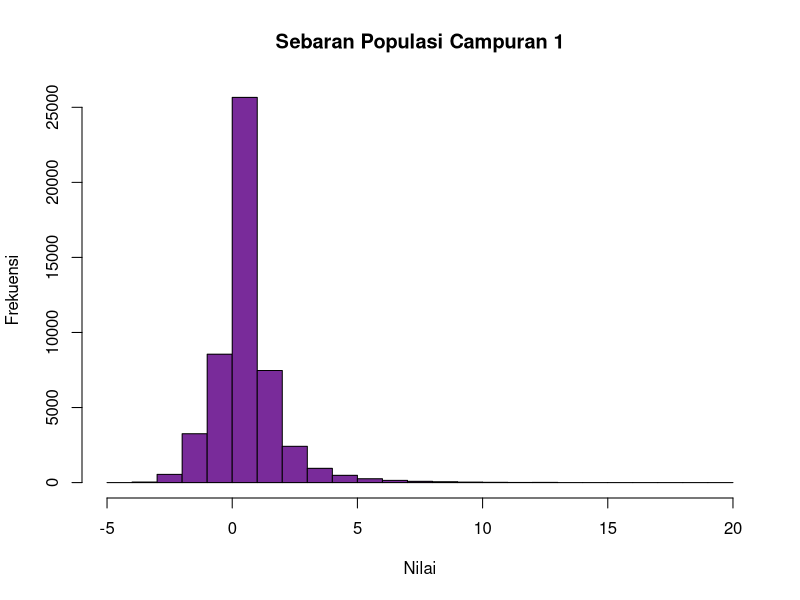
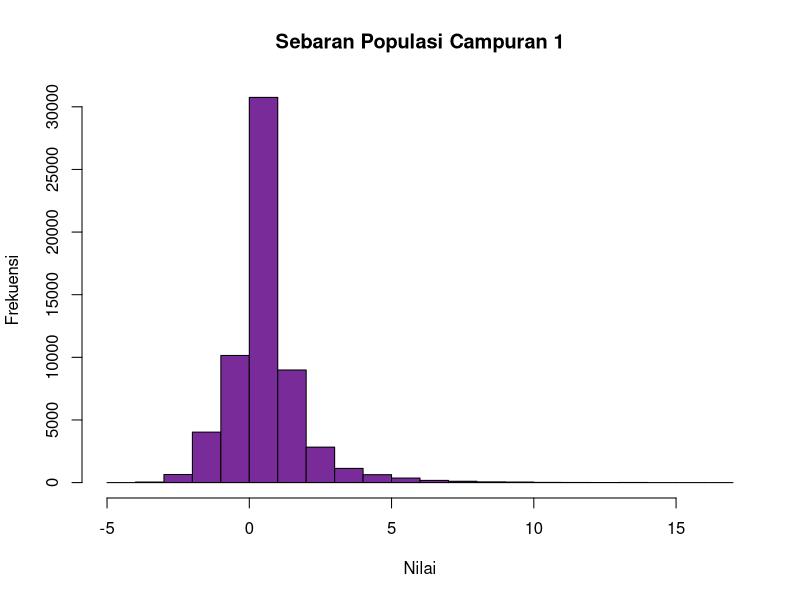
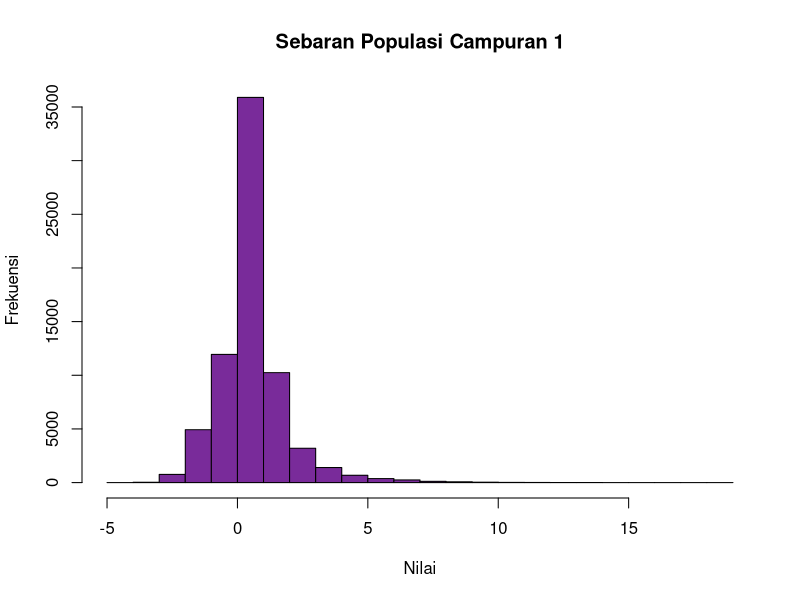
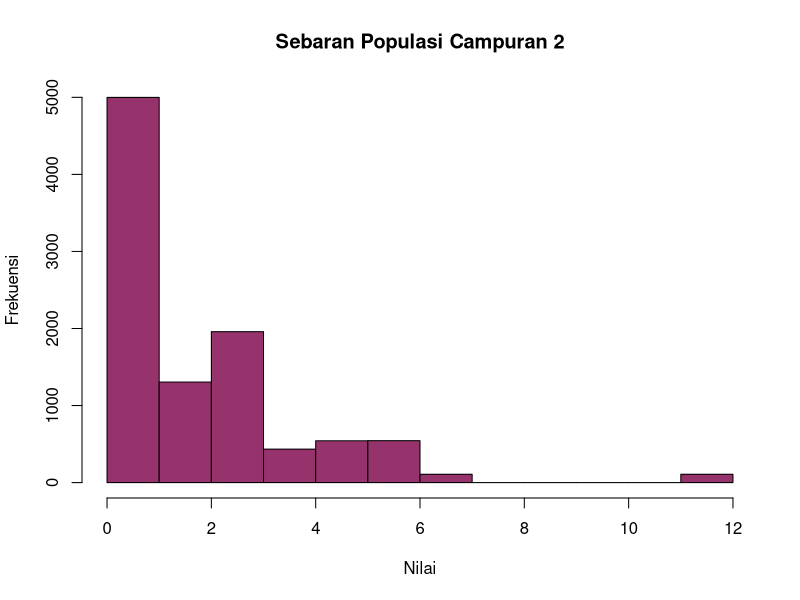
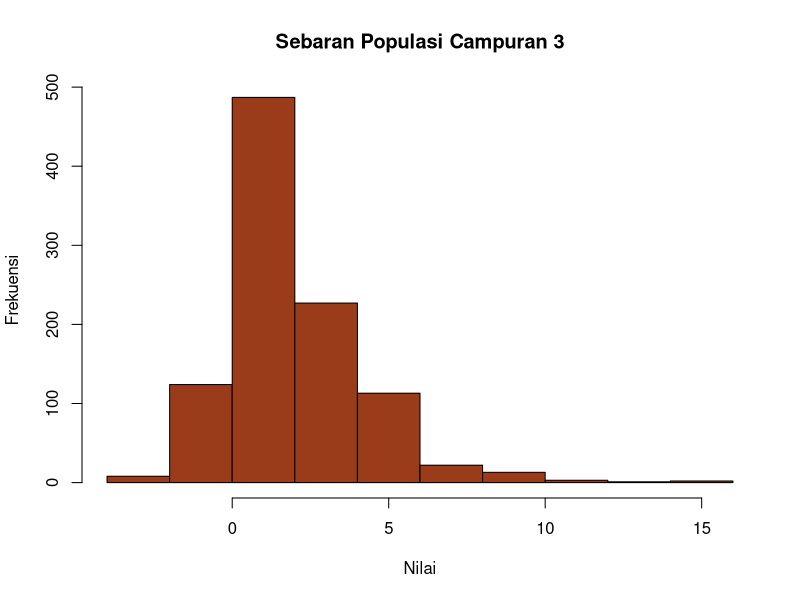

The R script that drew these images, in order: (Note: a time limit stopped this script after it produced the figures.)
## ---- chunk 1
set.seed(361)
k <- 10000; n <- seq(5,50)

mix_data_1 <- lapply(n, function(n) 
                      rbind(matrix(rnorm(n*k/2, mean = 0, sd = 1), k/2), 
                            matrix(rchisq(n *k /2, df =1), k /2)) )

hist(mix_data_1[[1]], main = "Sebaran Populasi Campuran 1", 
     xlab = "Nilai", ylab = "Frekuensi", col = "#792b9a")

hist(mix_data_1[[2]], main = "Sebaran Populasi Campuran 1", 
     xlab = "Nilai", ylab = "Frekuensi", col = "#792b9a")

hist(mix_data_1[[3]], main = "Sebaran Populasi Campuran 1", 
     xlab = "Nilai", ylab = "Frekuensi", col = "#792b9a")
## ---- chunk 2
set.seed(361)

mix_data_2 <- rbind(matrix(rchisq(n*k/2, df = 1), k/2), 
                    matrix(rchisq(n*k/2, df = 3), k/2))
hist(mix_data_2, main = "Sebaran Populasi Campuran 2", 
     xlab = "Nilai", ylab = "Frekuensi", col = "#96336c")
## ---- chunk 3
set.seed(361)
k <- 1000; n <- 1
mix_data_3 <- rbind(matrix(rchisq(n*k/4, df = 1), k/4),
                    matrix(rchisq(n*k/4, df = 3), k/4),
                    matrix(rnorm(n*k/4, mean = 0, sd = 1), k/4),
                    matrix(rnorm(n*k/4, mean = 3, sd = 1.5), k/4) )
hist(mix_data_3, main = "Sebaran Populasi Campuran 3", 
     xlab = "Nilai", ylab = "Frekuensi", col = "#9a3b1a")
## ---- chunk 4
# mendefinisikan ukuran sampel dari 5 saampai 50
n <- seq(5,50) 

# mendefinisikan miu distribusi normal
mu0 <- 1500

# mendefinisikan sigma distribusi normal
sigma0 <- 200

# mendefinisikan banyaknya ulangan
num_rep <- 10000

# mendefinisikan alpha
alpha <- 0.05
## ---- chunk 5
t_test_pvalue <- function(x, alt="two.sided", mu = mean(mix_data_1[[1]] ) ){
  t.test(x, alternative = alt, mu = mu)$p.value  
}

wilcox_test_pvalue <- function(x,alt="two.sided",mu = mean(mix_data_1[[1]] ) ){
  wilcox.test(x, alternative = alt, mu = mu)$p.value  
}
## ---- chunk 6
# membuat objek data.frame dummy untuk menyimpan hasil simulasi
result_sim1 <- data.frame(n=0,alpha_empiris=0,test_name="")
set.seed(2020)

# iterasi simulasi berdasarkan ukuran sampel
for(i in seq_along(n)){
    
  # membangkitan data berdistribusi normal dengan ulangan 10rb
  sim_mc_norm <- replicate(num_rep, rnorm(n[i], mu0, sigma0))
  
  # menghitung p value uji t dari 10rb data hasil bangkitan
  t_test_res <- apply(sim_mc_norm, 2, t_test_pvalue)
  
  # menghitung p value uji wilcoxon dari 10rb data hasil bangkitan
  wilcox_test_res <- apply(sim_mc_norm, 2, wilcox_test_pvalue)
  
  # menghitung alpha empiris dari uji t
  t_p_value_sim <- mean(t_test_res < alpha)
  
  # menghitung alpha empiris dari uji wilcoxon
  wilcox_p_value_sim <- mean(wilcox_test_res < alpha)
  
  # menyimpan hasil simulasi 
  result_sim1 <- rbind(result_sim1, list(n[i], t_p_value_sim, "t_test"),
                    list(n[i], wilcox_p_value_sim, "wilcox_test")
  )
}
# membuang baris dummy
result_sim1 <- result_sim1[-1, ]
## ---- chunk 7
# membuat objek data.frame dummy untuk menyimpan hasil simulasi
result_sim1 <- data.frame(n=0, alpha_empiris=0, test_name="")
set.seed(2020)

# iterasi simulasi berdasarkan ukuran sampel
for(i in seq_along(n)){
  
  # menghitung p value uji t dari 10rb data hasil bangkitan
  t_test_res <- apply(mix_data_1[[i]], 1, t_test_pvalue)
  
  # menghitung p value uji wilcoxon dari 10rb data hasil bangkitan
  wilcox_test_res <- apply(mix_data_1[[i]], 1, wilcox_test_pvalue)
  
  # menghitung alpha empiris dari uji t
  t_p_value_sim <- mean(t_test_res < alpha)
  
  # menghitung alpha empiris dari uji wilcoxon
  wilcox_p_value_sim <- mean(wilcox_test_res < alpha)
  
  # menyimpan hasil simulasi 
  result_sim1 <- rbind(result_sim1, list(n[i], t_p_value_sim, "t_test"),
                    list(n[i], wilcox_p_value_sim, "wilcox_test")
  )
}
# membuang baris dummy
result_sim1 <- result_sim1[-1, ]
## ---- chunk 8
library(ggplot2)
ggplot(data = result_sim1, aes(n, alpha_empiris))+
  geom_point(aes(color=test_name)) + 
  geom_hline(yintercept = 0.05)
## ---- chunk 9
set.seed(123)
n <- 100
x <- rnorm(n, mean = 5, sd = 2)
epsilon_homogen <- rnorm(n, mean = 0, sd = 1)
epsilon_hetero <- rnorm(n, mean = 0, sd = x)
## ---- chunk 10
# Varians konstan (homogenitas)
y_const <- 3 + 2 * x + epsilon_homogen

# Varians non-konstan (heteroskedastisitas)
y_hetero <- 3 + 2 * x + epsilon_hetero

# Gabungkan menjadi dataframe
data <- data.frame(x, y_const, y_hetero)
## ---- chunk 11
# Langkah 2: Melakukan Regresi Linier
model_const <- lm(y_const ~ x, data = data)
model_hetero <- lm(y_hetero ~ x, data = data)
## ---- chunk 12
# Visualisasi Residuals vs Fitted Values
par(mfrow = c(2, 2))
plot(model_const$fitted.values, residuals(model_const),
     main = "Homoskedastisitas",
     xlab = "Fitted Values", ylab = "Residuals",
     pch = 19, col = "blue")
abline(h = 0, col = "red")

plot(model_hetero$fitted.values, residuals(model_hetero),
     main = "Heteroskedastisitas",
     xlab = "Fitted Values", ylab = "Residuals",
     pch = 19, col = "blue")
abline(h = 0, col = "red")

# Uji Breusch-Pagan
library(lmtest)
bptest(model_const)
bptest(model_hetero)
